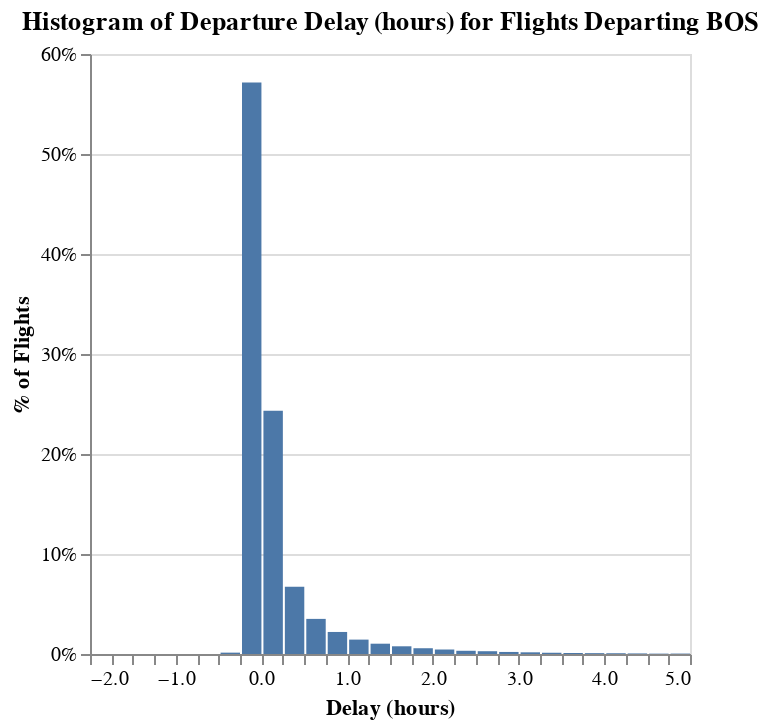

The notebook cell this image was saved under:
### Code cell
# 11. Plot Departure Delay Data as a histogram (similar code to arrival delay)
delay_data = delay_data.assign(
    DEPARTURE_DELAY_hr = delay_data["DEPARTURE_DELAY"] / 60
)

departure_delay_plot = (
    alt.Chart(delay_data)
    .transform_joinaggregate(
        total="count(DEPARTURE_DELAY_hr)"
    )
    .transform_calculate(
        pct="1 / datum.total"
    )
    .mark_bar()
    .encode(
        alt.X("DEPARTURE_DELAY_hr:Q")
        .bin(step=0.25, extent=[-2, 5])
        .title("Delay (hours)"),
        alt.Y("sum(pct):Q")
        .axis(format="%")
        .title("% of Flights")
    )
    .properties(
        title="Histogram of Departure Delay (hours) for Flights Departing BOS"
    )
)

departure_delay_plot

### Figure 1 — Vega specification as saved in the notebook (floating-point values rounded to 4 significant figures)
{"$schema": "https://vega.github.io/schema/vega/v5.json", "data": [{"name": "source_0", "values": [{"bin_step_0_25_extent__2_5_DEPARTURE_DELAY_hr": -0.25, "bin_step_0_25_extent__2_5_DEPARTURE_DELAY_hr_end": 0.0, "sum_pct": 0.5716}, {"bin_step_0_25_extent__2_5_DEPARTURE_DELAY_hr": 0.0, "bin_step_0_25_extent__2_5_DEPARTURE_DELAY_hr_end": 0.25, "sum_pct": 0.2432}, {"bin_step_0_25_extent__2_5_DEPARTURE_DELAY_hr": 0.25, "bin_step_0_25_extent__2_5_DEPARTURE_DELAY_hr_end": 0.5, "sum_pct": 0.06719}, {"bin_step_0_25_extent__2_5_DEPARTURE_DELAY_hr": 2.0, "bin_step_0_25_extent__2_5_DEPARTURE_DELAY_hr_end": 2.25, "sum_pct": 0.004494}, {"bin_step_0_25_extent__2_5_DEPARTURE_DELAY_hr": 0.5, "bin_step_0_25_extent__2_5_DEPARTURE_DELAY_hr_end": 0.75, "sum_pct": 0.03511}, {"bin_step_0_25_extent__2_5_DEPARTURE_DELAY_hr": 0.75, "bin_step_0_25_extent__2_5_DEPARTURE_DELAY_hr_end": 1.0, "sum_pct": 0.02204}, {"bin_step_0_25_extent__2_5_DEPARTURE_DELAY_hr": 1.25, "bin_step_0_25_extent__2_5_DEPARTURE_DELAY_hr_end": 1.5, "sum_pct": 0.0103}, {"bin_step_0_25_extent__2_5_DEPARTURE_DELAY_hr": 2.75, "bin_step_0_25_extent__2_5_DEPARTURE_DELAY_hr_end": 3.0, "sum_pct": 0.002051}, {"bin_step_0_25_extent__2_5_DEPARTURE_DELAY_hr": 2.5, "bin_step_0_25_extent__2_5_DEPARTURE_DELAY_hr_end": 2.75, "sum_pct": 0.002786}, {"bin_step_0_25_extent__2_5_DEPARTURE_DELAY_hr": 1.0, "bin_step_0_25_extent__2_5_DEPARTURE_DELAY_hr_end": 1.25, "sum_pct": 0.01439}, {"bin_step_0_25_extent__2_5_DEPARTURE_DELAY_hr": 1.5, "bin_step_0_25_extent__2_5_DEPARTURE_DELAY_hr_end": 1.75, "sum_pct": 0.00771}, {"bin_step_0_25_extent__2_5_DEPARTURE_DELAY_hr": 2.25, "bin_step_0_25_extent__2_5_DEPARTURE_DELAY_hr_end": 2.5, "sum_pct": 0.003225}, {"bin_step_0_25_extent__2_5_DEPARTURE_DELAY_hr": 3.0, "bin_step_0_25_extent__2_5_DEPARTURE_DELAY_hr_end": 3.25, "sum_pct": 0.001679}, {"bin_step_0_25_extent__2_5_DEPARTURE_DELAY_hr": 4.25, "bin_step_0_25_extent__2_5_DEPARTURE_DELAY_hr_end": 4.5, "sum_pct": 0.000563}, {"bin_step_0_25_extent__2_5_DEPARTURE_DELAY_hr": 1.75, "bin_step_0_25_extent__2_5_DEPARTURE_DELAY_hr_end": 2.0, "sum_pct": 0.005763}, {"bin_step_0_25_extent__2_5_DEPARTURE_DELAY_hr": 3.75, "bin_step_0_25_extent__2_5_DEPARTURE_DELAY_hr_end": 4.0, "sum_pct": 0.0008492}, {"bin_step_0_25_extent__2_5_DEPARTURE_DELAY_hr": 3.5, "bin_step_0_25_extent__2_5_DEPARTURE_DELAY_hr_end": 3.75, "sum_pct": 0.0009828}, {"bin_step_0_25_extent__2_5_DEPARTURE_DELAY_hr": 4.5, "bin_step_0_25_extent__2_5_DEPARTURE_DELAY_hr_end": 4.75, "sum_pct": 0.0003626}, {"bin_step_0_25_extent__2_5_DEPARTURE_DELAY_hr": 3.25, "bin_step_0_25_extent__2_5_DEPARTURE_DELAY_hr_end": 3.5, "sum_pct": 0.00125}, {"bin_step_0_25_extent__2_5_DEPARTURE_DELAY_hr": 4.0, "bin_step_0_25_extent__2_5_DEPARTURE_DELAY_hr_end": 4.25, "sum_pct": 0.0007538}, {"bin_step_0_25_extent__2_5_DEPARTURE_DELAY_hr": -0.5, "bin_step_0_25_extent__2_5_DEPARTURE_DELAY_hr_end": -0.25, "sum_pct": 0.001355}, {"bin_step_0_25_extent__2_5_DEPARTURE_DELAY_hr": 4.75, "bin_step_0_25_extent__2_5_DEPARTURE_DELAY_hr_end": 5.0, "sum_pct": 0.0004198}, {"bin_step_0_25_extent__2_5_DEPARTURE_DELAY_hr": -0.75, "bin_step_0_25_extent__2_5_DEPARTURE_DELAY_hr_end": -0.5, "sum_pct": 9.542e-06}]}, {"name": "source_0_y_domain_sum_pct", "values": [{"min": 9.542e-06, "max": 0.5716}]}], "signals": [{"name": "bin_step_0_25_extent__2_5_DEPARTURE_DELAY_hr_bins", "value": {"fields": ["DEPARTURE_DELAY_hr"], "fname": "bin_DEPARTURE_DELAY_hr", "start": -2.0, "step": 0.25, "stop": 5.0}}], "marks": [{"type": "rect", "name": "marks", "from": {"data": "source_0"}, "encode": {"update": {"fill": {"value": "#4c78a8"}, "x": {"field": "bin_step_0_25_extent__2_5_DEPARTURE_DELAY_hr_end", "scale": "x", "offset": {"signal": "0.5 + (abs(scale(\"x\", datum[\"bin_step_0_25_extent__2_5_DEPARTURE_DELAY_hr_end\"]) - scale(\"x\", datum[\"bin_step_0_25_extent__2_5_DEPARTURE_DELAY_hr\"])) < 0.25 ? 0.5 * (0.25 - (abs(scale(\"x\", datum[\"bin_step_0_25_extent__2_5_DEPARTURE_DELAY_hr_end\"]) - scale(\"x\", datum[\"bin_step_0_25_extent__2_5_DEPARTURE_DELAY_hr\"])))) : -0.5)"}}, "y": {"field": "sum_pct", "scale": "y"}, "y2": {"value": 0, "scale": "y"}, "x2": {"field": "bin_step_0_25_extent__2_5_DEPARTURE_DELAY_hr", "scale": "x", "offset": {"signal": "0.5 + (abs(scale(\"x\", datum[\"bin_step_0_25_extent__2_5_DEPARTURE_DELAY_hr_end\"]) - scale(\"x\", datum[\"bin_step_0_25_extent__2_5_DEPARTURE_DELAY_hr\"])) < 0.25 ? -0.5 * (0.25 - (abs(scale(\"x\", datum[\"bin_step_0_25_extent__2_5_DEPARTURE_DELAY_hr_end\"]) - scale(\"x\", datum[\"bin_step_0_25_extent__2_5_DEPARTURE_DELAY_hr\"])))) : 0.5)"}}}}, "style": ["bar"]}], "scales": [{"name": "x", "type": "linear", "domain": {"signal": "[bin_step_0_25_extent__2_5_DEPARTURE_DELAY_hr_bins.start, bin_step_0_25_extent__2_5_DEPARTURE_DELAY_hr_bins.stop]"}, "range": [0, {"signal": "width"}], "bins": {"signal": "bin_step_0_25_extent__2_5_DEPARTURE_DELAY_hr_bins"}, "zero": false}, {"name": "y", "type": "linear", "domain": [{"signal": "(data(\"source_0_y_domain_sum_pct\")[0] || {}).min"}, {"signal": "(data(\"source_0_y_domain_sum_pct\")[0] || {}).max"}], "range": [{"signal": "height"}, 0], "zero": true, "nice": true}], "axes": [{"scale": "y", "orient": "left", "minExtent": 0, "zindex": 0, "grid": true, "labels": false, "domain": false, "aria": false, "maxExtent": 0, "ticks": false, "gridScale": "x", "tickCount": {"signal": "ceil(height/40)"}}, {"scale": "x", "labelOverlap": true, "title": "Delay (hours)", "tickCount": {"signal": "ceil(width/10)"}, "zindex": 0, "labelFlush": true, "grid": false, "orient": "bottom"}, {"scale": "y", "title": "% of Flights", "grid": false, "labelOverlap": true, "tickCount": {"signal": "ceil(height/40)"}, "zindex": 0, "orient": "left", "format": "%"}], "title": {"text": "Histogram of Departure Delay (hours) for Flights Departing BOS", "frame": "group"}, "width": 300, "height": 300, "padding": 5, "background": "white", "style": "cell"}
